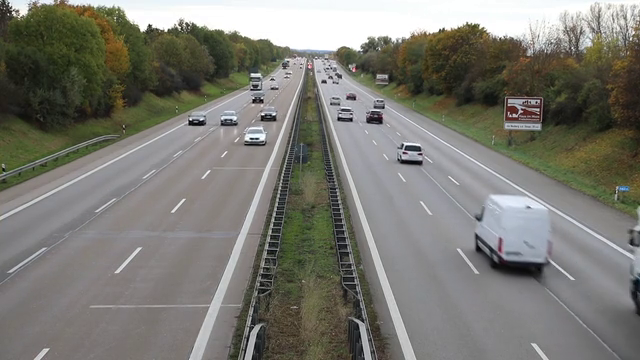
#> input picture frame 106 of data/YourVideoPath.mp4, 640 x 360 px, given in place of test_video.mp4, which was not available
$ python lanedetection_video.py
#> lines starting #> are read from the running program, lines starting #| are printed output that depends on the picture; after the words box and inside, x2 and y2 are one past the last pixel; in counts of white or black regions, pixels touching at a corner belong together; pictures that were not available may be replaced by others from this repository, and a replacement may not be noted
#> further down, frame is the input picture: shape (360, 640, 3); mean B, G, R 114.6, 121.8, 122.5
import cv2
import numpy as np

# Convert into grey scale image
def grey(image):
    return cv2.cvtColor(image, cv2.COLOR_RGB2GRAY)
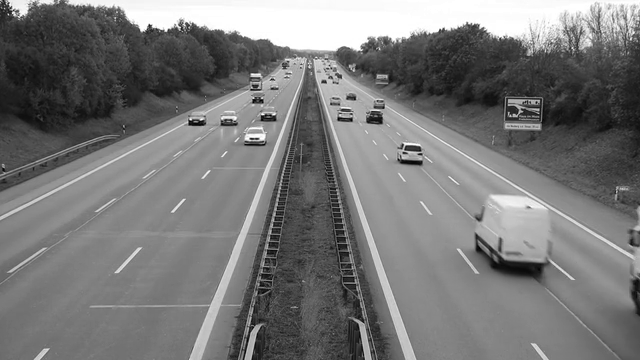
#> returned value: shape (360, 640); min 0, max 255, mean 119.8

# Gaussian blur to reduce noise and smoothen the image
def gauss(image):
    return cv2.GaussianBlur(image, (5, 5), 0)

# Canny edge detection
def canny(image):
    return cv2.Canny(image, 50, 150)
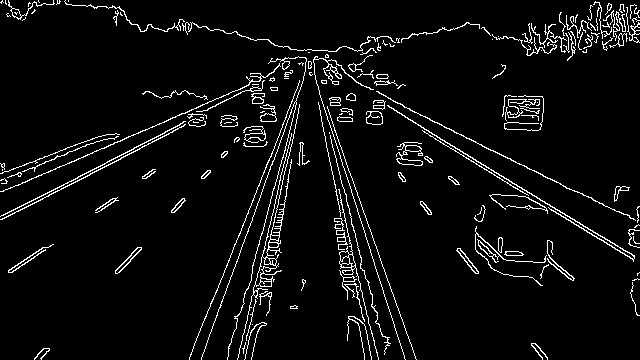
#> returned value: shape (360, 640); 5.2% white in thin lines or dots

def region(image):
    height, width = image.shape
#> height = 360; width = 640
    triangle = np.array([
        [(100, height), (475, 325), (width, height)]
    ])
#> triangle = [[100, 360], [475, 325], [640, 360]]

    mask = np.zeros_like(image)
    mask = cv2.fillPoly(mask, triangle, 255)
    mask = cv2.bitwise_and(image, mask)
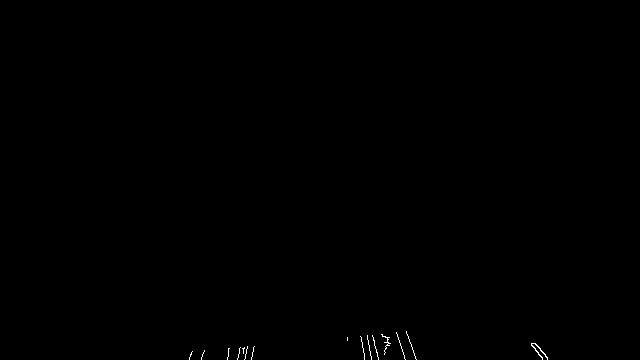
#> mask: shape (360, 640); 0.14% white in thin lines or dots, all inside (x1, y1, x2, y2) = (189, 331, 548, 360)
    return mask

def average(image, lines):
    left = []
    right = []
    if lines is None:
        return None
    for line in lines:
        x1, y1, x2, y2 = line.reshape(4)
        parameters = np.polyfit((x1, x2), (y1, y2), 1)
        slope = parameters[0]
        y_int = parameters[1]
        if slope < 0:
            left.append((slope, y_int))
        else:
            right.append((slope, y_int))

    if len(left) == 0 or len(right) == 0:
        return None

    right_avg = np.average(right, axis=0)
    left_avg = np.average(left, axis=0)
    left_line = make_points(image, left_avg)
    right_line = make_points(image, right_avg)
    return np.array([left_line, right_line])

def make_points(image, average):
    if average is None:
        return None
    slope, y_int = average
    y1 = image.shape[0]
    y2 = int(y1 * (3/5))
    x1 = int((y1 - y_int) // slope)
    x2 = int((y2 - y_int) // slope)
    return np.array([x1, y1, x2, y2])

def display_lines(image, lines):
    lines_image = np.zeros_like(image)
    if lines is not None:
        for line in lines:
            if line is not None:
                x1, y1, x2, y2 = line
                cv2.line(lines_image, (x1, y1), (x2, y2), (255, 0, 0), 10)
    return lines_image

# Load the video
cap = cv2.VideoCapture('test_video.mp4')

while(cap.isOpened()):
    ret, frame = cap.read()
    if not ret:
        break
    copy = np.copy(frame)
    grey_image = grey(copy)
    gaus_image = gauss(grey_image)
    edges = canny(gaus_image)
    isolated = region(edges)
    lines = cv2.HoughLinesP(isolated, 2, np.pi/180, 100, np.array([]), minLineLength=20, maxLineGap=50)
#> lines = None
    averaged_lines = average(copy, lines)
    black_lines = display_lines(copy, averaged_lines)
#> black_lines: shape (360, 640, 3); every value is 0
    lanes = cv2.addWeighted(copy, 0.8, black_lines, 1, 1)
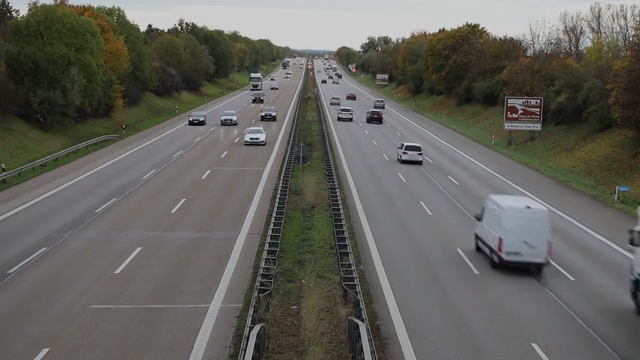
#> lanes: shape (360, 640, 3); mean B, G, R 92.7, 98.5, 99
    cv2.imshow("lanes", lanes)

    if cv2.waitKey(1) & 0xFF == ord('q'):
#> (key q is pressed here)
        break

cap.release()
cv2.destroyAllWindows()

$ run again, starting later in the video
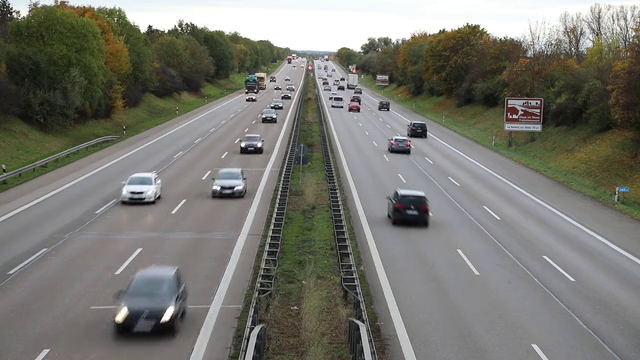
#> input picture frame 477 of data/YourVideoPath.mp4, 640 x 360 px, given in place of test_video.mp4, which was not available
#> frame is the input picture: shape (360, 640, 3); mean B, G, R 112.6, 119.6, 119.9
#> in canny, `return cv2.Canny(image, 50, 150)`:
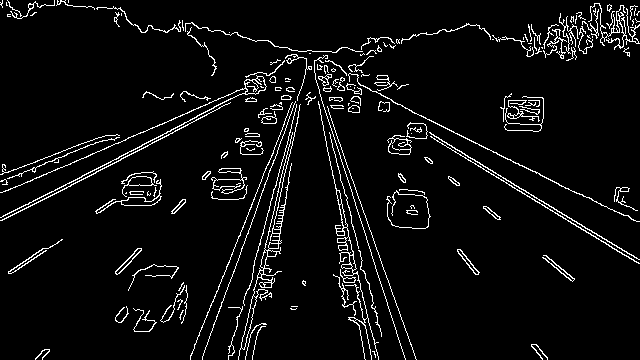
#> returned value: shape (360, 640); 5.5% white in thin lines or dots
#> mask: shape (360, 640); 0.13% white in thin lines or dots, all inside (x1, y1, x2, y2) = (190, 331, 548, 360)
#> lines = None
#> black_lines: shape (360, 640, 3); every value is 0
#> `lanes = cv2.addWeighted(copy, 0.8, black_lines, 1, 1)`:
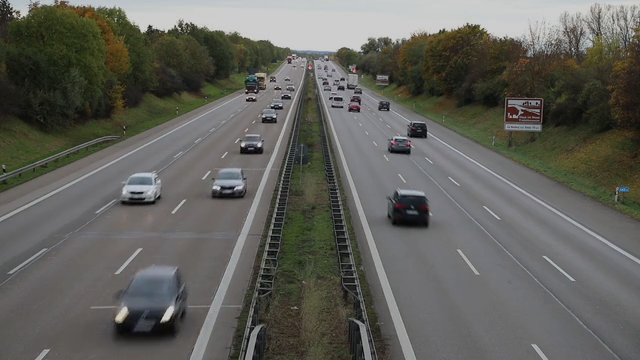
#> lanes: shape (360, 640, 3); mean B, G, R 91, 96.6, 96.9

$ run again, starting later in the video
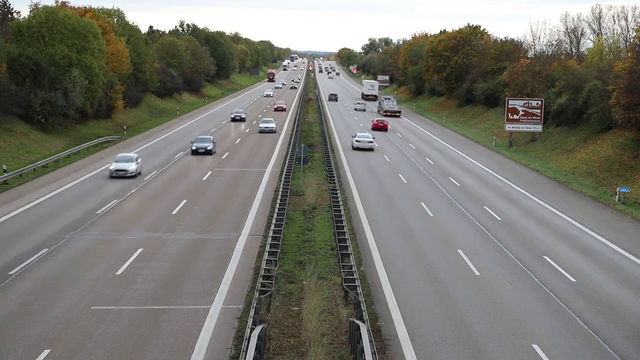
#> input picture frame 848 of data/YourVideoPath.mp4, 640 x 360 px, given in place of test_video.mp4, which was not available
#> frame is the input picture: shape (360, 640, 3); mean B, G, R 113.2, 120.1, 120.7
#> in canny, `return cv2.Canny(image, 50, 150)`:
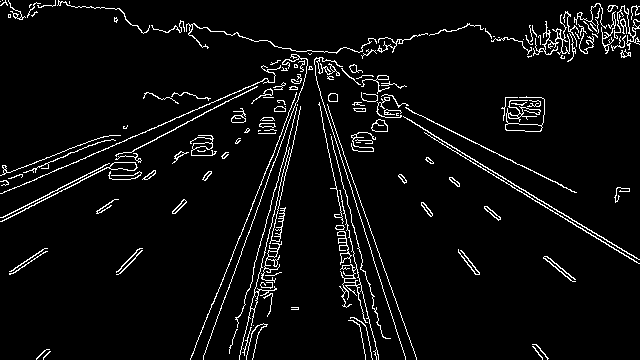
#> returned value: shape (360, 640); 4.9% white in thin lines or dots
#> mask: shape (360, 640); 0.13% white in thin lines or dots, all inside (x1, y1, x2, y2) = (190, 331, 549, 360)
#> lines = None
#> black_lines: shape (360, 640, 3); every value is 0
#> `lanes = cv2.addWeighted(copy, 0.8, black_lines, 1, 1)`:
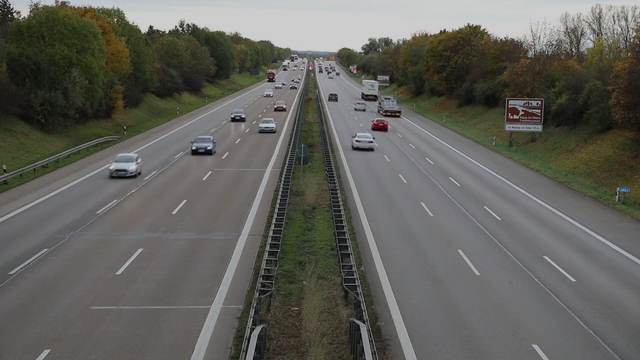
#> lanes: shape (360, 640, 3); mean B, G, R 91.5, 97.1, 97.6
